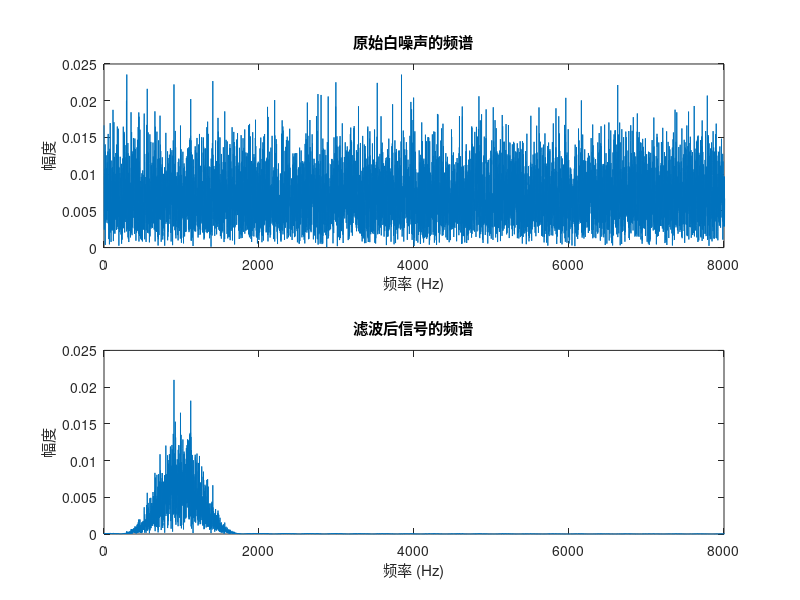
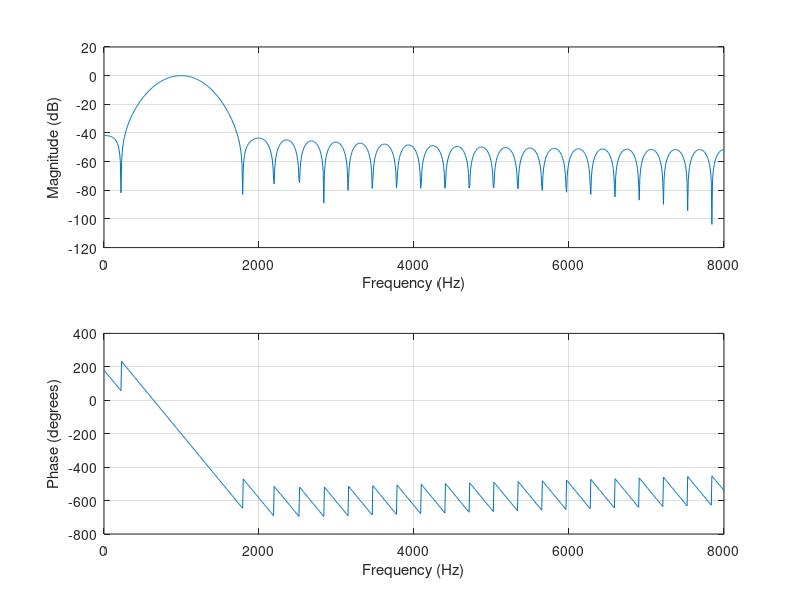
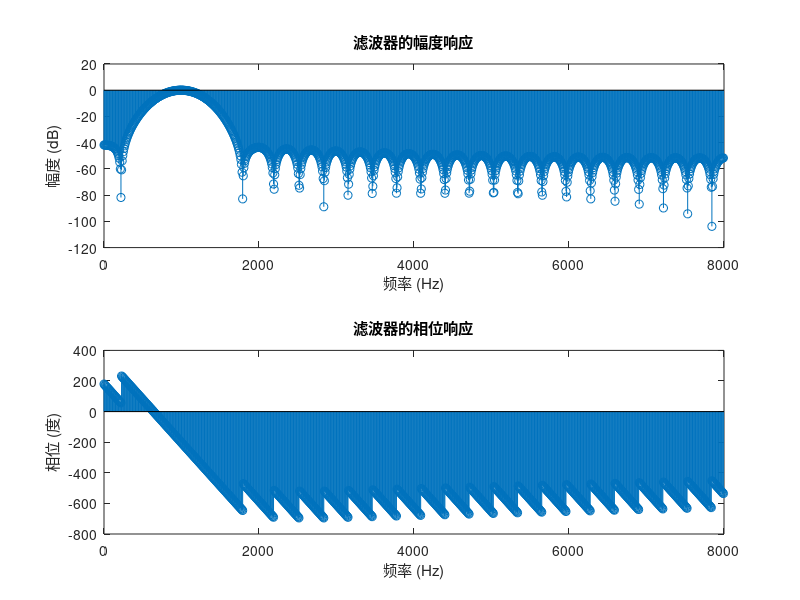

Source code (MATLAB) for these figures, in order:
clc;clear;close all;
% 参数设置
fs = 16000; % 采样频率，单位为 Hz
A = 0.2; % 示例值，根据实际需求调整
f1 = (1-A)*1000; % 带通滤波器下限频率
f2 = (1+A)*1000; % 带通滤波器上限频率
n = 50; % 滤波器阶数，可根据需求调整

% 归一化频率
Wn = [f1 f2] / (fs/2);

% 设计 FIR 带通滤波器
b = fir1(n, Wn, 'bandpass');

% 生成白噪声
t = 0:1/fs:1; % 时间序列
noise = randn(size(t)); % 生成白噪声

% 应用滤波器
filtered_noise = filter(b, 1, noise);

% FFT 参数
N = length(t); % FFT 点数
f = (0:N-1)*(fs/N); % 频率轴

% 计算 FFT
fft_noise = fft(noise);
fft_filtered_noise = fft(filtered_noise);

% 计算幅度谱（取模并归一化）
fft_noise_mag = abs(fft_noise) / N;
fft_filtered_noise_mag = abs(fft_filtered_noise) / N;

% 绘制频谱图
figure;
subplot(2,1,1);
plot(f, fft_noise_mag);
title('原始白噪声的频谱');
xlabel('频率 (Hz)');
ylabel('幅度');
xlim([0 fs/2]); % 只显示正频率部分

subplot(2,1,2);
plot(f, fft_filtered_noise_mag);
title('滤波后信号的频谱');
xlabel('频率 (Hz)');
ylabel('幅度');
xlim([0 fs/2]); % 只显示正频率部分

% 使用 freqz 分析滤波器的频率和相位响应
figure;
freqz(b, 1, 1024, fs); % 绘制频率响应和相位响应

% 如果需要单独绘制幅度响应和相位响应
[h, f] = freqz(b, 1, 1024, fs);

figure;
subplot(2,1,1);
stem(f, 20*log10(abs(h))); % 幅度响应（分贝）
title('滤波器的幅度响应');
xlabel('频率 (Hz)');
ylabel('幅度 (dB)');

subplot(2,1,2);
stem(f, unwrap(angle(h))*180/pi); % 相位响应（度）
title('滤波器的相位响应');
xlabel('频率 (Hz)');
ylabel('相位 (度)');